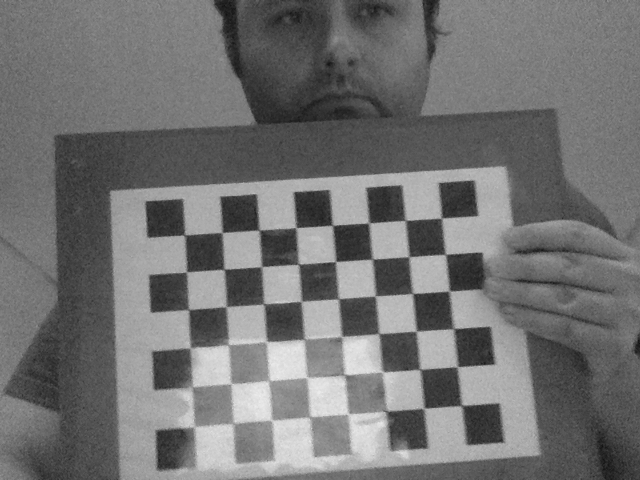
#> input picture p2/exp-1/snap-1-0.png, 640 x 480 px; its folder holds only this picture in this run
$ python requisito2.calibrate.py
#> lines starting #> are read from the running program, lines starting #| are printed output that depends on the picture; after the words box and inside, x2 and y2 are one past the last pixel; in counts of white or black regions, pixels touching at a corner belong together
import numpy as np
import cv2
import glob
import os
import imutils


board_w = 8  # horizontal enclosed corners on chessboard
board_h = 6 # vertical enclosed corners on chessboard

# prepare object points, like (0,0,0), (1,0,0), (2,0,0) ....,(board_w-1,board_h-1,0)
objp = np.zeros((board_h*board_w, 3), np.float32)
objp[:, :2] = np.mgrid[0:board_w, 0:board_h].T.reshape(-1, 2)

# Arrays to store object points and image points from all the images.
object_points = []  # 3d point in real world space
image_points  = []  # 2d points in image plane.


exp = input("Please select from which experiement to calibrate: ")
#> the answer given: 1
cwd = os.getcwd()
directory = cwd + '/exp-'+exp
images = glob.glob('./exp-{}/s*.png'.format(exp))
width = 640
gray = None
for fname in images:
    image = cv2.imread(fname)
#> image is the input picture: shape (480, 640, 3); min 17, max 235, mean 114.3
    if width:
        image = imutils.resize(image, width=width)
    gray_image = cv2.cvtColor(image, cv2.COLOR_BGR2GRAY)
    gray = gray_image
    # Find the chess board corners
    # cv2.findChessboardCorners(image, patternSize[, corners[, flags]]) → retval, corners
    #   image – Input image.
    #   patternSize – Number of inner corners per a chessboard (points_per_row, points_per_column)
    #   corners – Array of detected corners
    flags = cv2.CALIB_CB_ADAPTIVE_THRESH + cv2.CALIB_CB_FILTER_QUADS + cv2.CALIB_CB_NORMALIZE_IMAGE
    found, corners = cv2.findChessboardCorners(gray_image, (board_w, board_h), flags)
#> found = True; corners = 48 rows, first 8: [183.6, 234.7], [222.2, 232.5], [259.5, 230.4], [296.4, 227.4], [332.8, 225.6], [369.1, 222.8], [405.6, 220.5], [441.3, 218.4]


    # If found corners, refine
    if found == True:

        object_points.append(objp)

        # cv2.cornerSubPix(image, corners, winSize, zeroZone, criteria) → corners
        #   corners – Initial coordinates of the input corners and refined coordinates provided for output.
        #   winSize – Half of the side length of the search window. For example, if winSize=Size(5,5) , then a  5*2+1 \times 5*2+1 = 11 \times 11 search window is used.
        #   zeroZone – Half of the size of the dead region in the middle of the search zone over which the summation in the formula below is not done. It is used sometimes to avoid possible singularities of the autocorrelation matrix. The value of (-1,-1) indicates that there is no such a size.
        #   criteria – Criteria for termination of the iterative process of corner refinement. That is, the process of corner position refinement stops either after criteria.maxCount iterations or when the corner position moves by less than criteria.epsilon on some iteration.
        #  https://docs.opencv.org/3.0-beta/modules/imgproc/doc/feature_detection.html

        # termination criteria
        # cv2.TERM_CRITERIA_EPS->stop the algorithm iteration if specified accuracy, epsilon, is reached
        # cv2.TERM_CRITERIA_MAX_ITER - stop the algorithm after the specified number of iterations
        # cv2.TERM_CRITERIA_EPS + cv2.TERM_CRITERIA_MAX_ITER -> any of above criterias
        # 30 = maxIter
        # 0.001 = epsilon
        criteria = (cv2.TERM_CRITERIA_EPS + cv2.TERM_CRITERIA_MAX_ITER, 30, 0.001)
        corners = cv2.cornerSubPix(
            gray_image, corners, (11, 11), (-1, -1), criteria)
#> corners = 48 rows, first 8: [184.6, 234.8], [222.1, 232.5], [259.2, 230.1], [296, 227.6], [332.4, 225.3], [368.9, 223], [405.3, 220.4], [441.4, 218.1]

        image_points.append(corners)


        # Draw and display the corners
        # cv2.drawChessboardCorners(image, patternSize, corners, patternWasFound) → image
        #   image – Destination image. It must be an 8-bit color image.
        #   patternWasFound – Parameter indicating whether the complete board was found or not. The return value of findChessboardCorners() should be passed here.
        image = cv2.drawChessboardCorners(image, (board_w, board_h), corners, found)
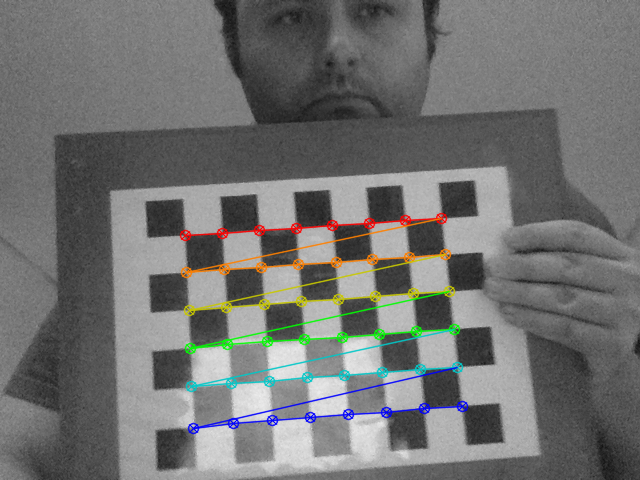
#> image: shape (480, 640, 3); 4% of pixels changed, all inside (x1, y1, x2, y2) = (179, 212, 469, 435)
        cv2.imshow('Snapshot', image)
        cv2.waitKey(1)
cv2.destroyAllWindows()


print("\n\n *** Calibrating the camera now...")
intrinsic = np.zeros((3,3), np.float32)
intrinsic [0,0] = 1
intrinsic [1,1] = 1
# cv2.calibrateCamera(objectPoints, imagePoints, imageSize, cameraMatrix, distCoeffCoeffs[, rvecs[, tvecs[, flags[, criteria]]]]) → retval, cameraMatrix, distCoeffs, rvecs, tvecs
#   cameraMatrix – Output 3x3 floating-point camera matrix  A = \vecthreethree{f_x}{0}{c_x}{0}{f_y}{c_y}{0}{0}{1} . If CV_CALIB_USE_INTRINSIC_GUESS and/or CV_CALIB_FIX_ASPECT_RATIO are specified, some or all of fx, fy, cx, cy must be initialized before calling the function.
#   distCoeffs – Output vector of distortion coefficients (k_1, k_2, p_1, p_2[, k_3[, k_4, k_5, k_board_h],[s_1, s_2, s_3, s_4]]) of 4, 5, 8 or 12 elements.
#   rvecs – Output vector of rotation vectors (see Rodrigues() ) estimated for each pattern view. That is, each k-th rotation vector together with the corresponding k-th translation vector (see the next output parameter description) brings the calibration pattern from the model coordinate space (in which object points are specified) to the world coordinate space, that is, a real position of the calibration pattern in the k-th pattern view (k=0.. M -1).
#   tvecs – Output vector of translation vectors estimated for each pattern view.
ret, intrinsic, distCoeff, rvecs, tvecs = cv2.calibrateCamera(object_points, image_points, gray.shape[::-1],cv2.CALIB_USE_INTRINSIC_GUESS,criteria)
#> ret = 0.364; intrinsic = [[1361.8, 0, 354.3], [0, 1408.4, 261.5], [0, 0, 1]]; distCoeff = [0.467, -38.94, 0.0162, 0.00568, 1365.5]; rvecs = ([-0.277, -0.0796, -0.0759],); tvecs = ([-4.57, -0.701, 36.72],)
h,  w = gray.shape[:2]
#> h = 480; w = 640

#refine instrinsics based on alpha =1,  all pixels are retained with some extra black images.
newcameraintrinsic, roi = cv2.getOptimalNewCameraMatrix(
        intrinsic, distCoeff, (w, h), 1, (w, h))
#> newcameraintrinsic = [[1510, 0, 337.5], [0, 1429.7, 261.4], [0, 0, 1]]; roi = (145, 130, 432, 262)


print("Storing Intrinsics and Distortions files...\n")

fs_write = cv2.FileStorage('./exp-{}/Intrinsics.xml'.format(exp),cv2.FILE_STORAGE_WRITE)
fs_write.write('Intrinsics', newcameraintrinsic)
fs_write.release()

fs_write = cv2.FileStorage(
    './exp-{}/Distortion.xml'.format(exp), cv2.FILE_STORAGE_WRITE)
fs_write.write('DistCoeffs', distCoeff)
fs_write.release()

$ run again, on p2/exp-1/snap-1-1560.png
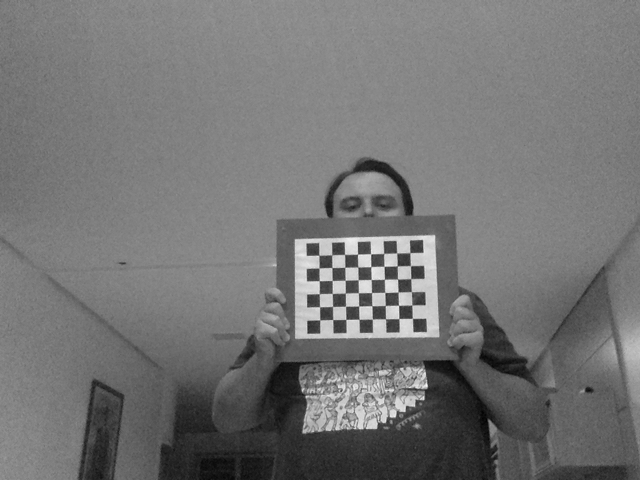
#> input picture p2/exp-1/snap-1-1560.png, 640 x 480 px
#> image is the input picture: shape (480, 640, 3); min 1, max 250, mean 116.1
#> `found, corners = cv2.findChessboardCorners(gray_image, (board_w, board..`: found = True; corners = 48 rows, first 8: [318.8, 255.3], [331.8, 254.9], [344.5, 254.4], [357.6, 254.1], [370.6, 253.9], [383.7, 253.4], [396.7, 253], [409.8, 252.6]
#> `corners = cv2.cornerSubPix( gray_image, corners, (11, 11), (-1, -1), c..`: corners = 48 rows, first 8: [319.1, 262.2], [331.7, 254.7], [344.7, 252], [357.4, 254.3], [370.5, 253.7], [383.7, 253.4], [396.7, 253], [409.7, 252.6]
#> `image = cv2.drawChessboardCorners(image, (board_w, board_h), corners, ..`:
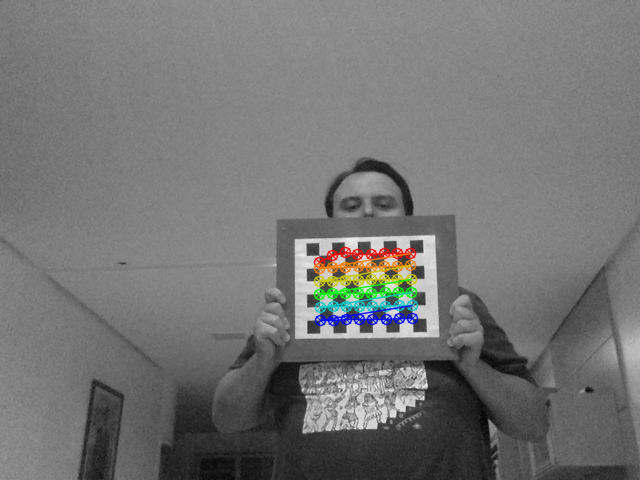
#> image: shape (480, 640, 3); 2.01% of pixels changed, all inside (x1, y1, x2, y2) = (313, 246, 419, 327)
#> ret = 0.994; intrinsic = [[619.2, 0, 328.5], [0, 544.9, 258.7], [0, 0, 1]]; distCoeff = [0.352, -142.5, 0.15, 0.00614, 2689.9]; rvecs = ([-0.108, 0.462, -0.0338],); tvecs = ([-0.656, -0.188, 44.92],)
#> newcameraintrinsic = [[25654.6, 0, 275.2], [0, 7942.6, 184.6], [0, 0, 1]]; roi = (225, 169, 106, 27)
